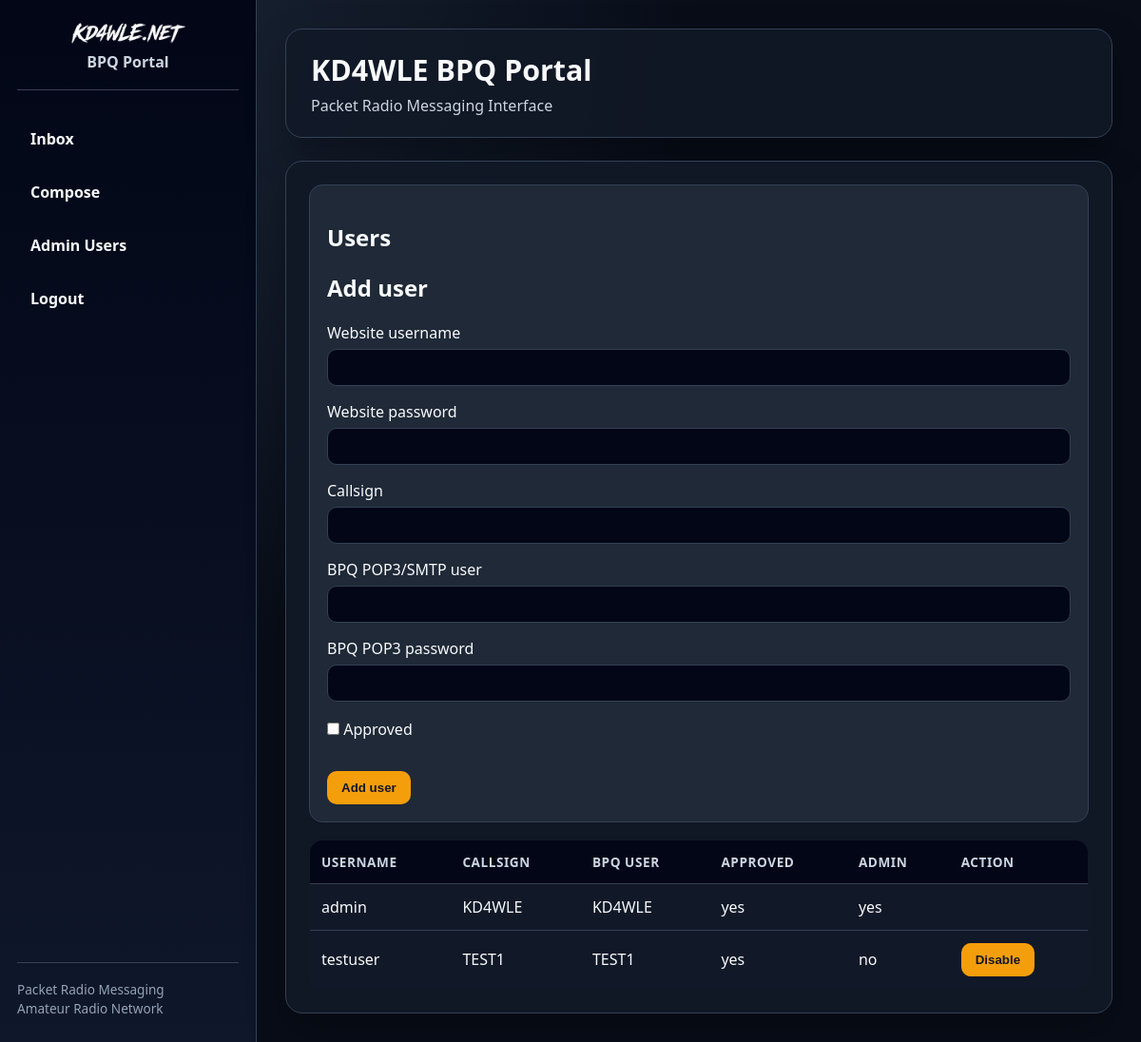
/admin/users (signed in), run on an earlier commit of the app's database.
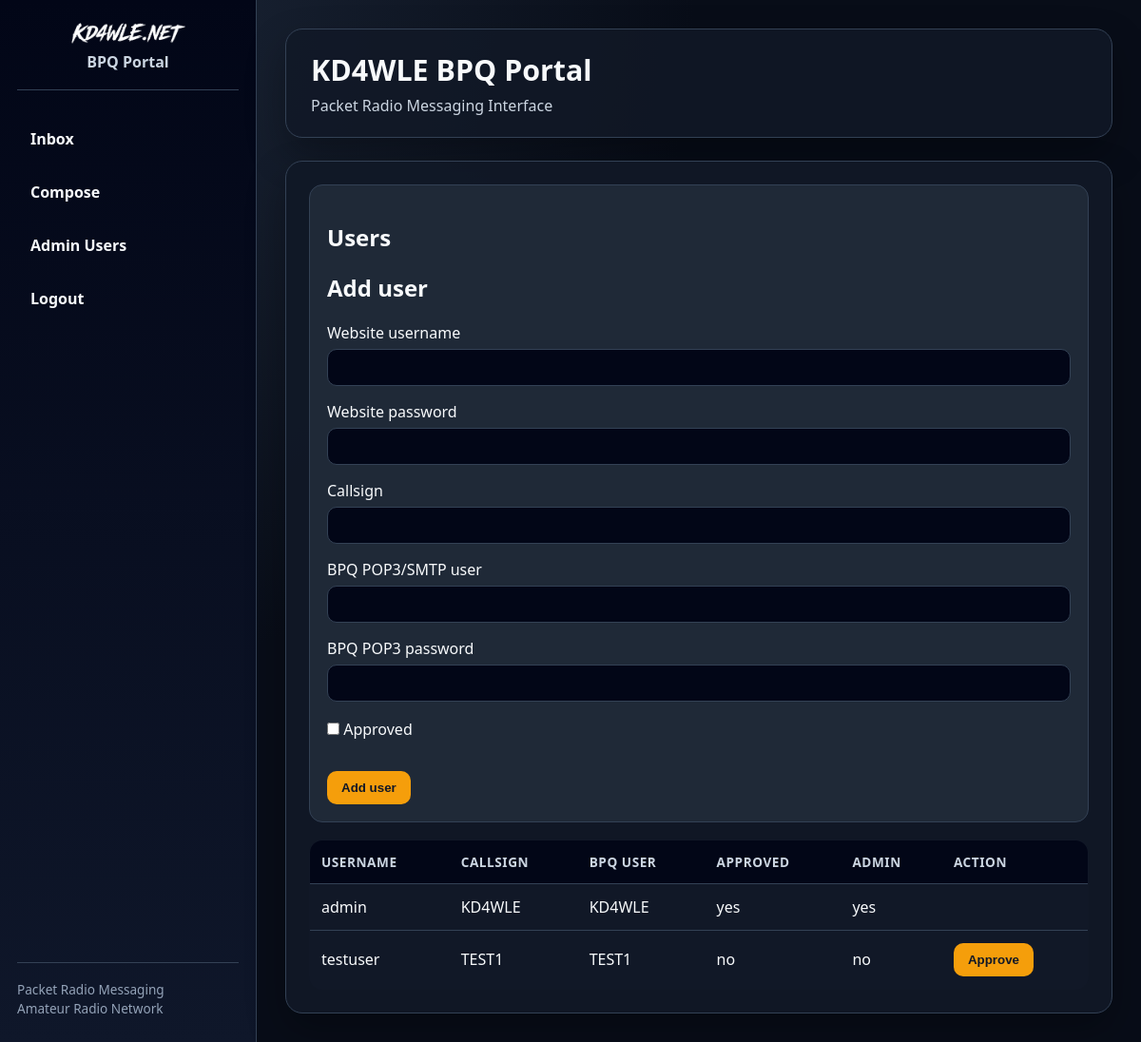
And on a later commit of the database.
### tables this page shows
CREATE TABLE users (
                id INTEGER PRIMARY KEY AUTOINCREMENT,
                username TEXT NOT NULL UNIQUE,
                password_hash TEXT NOT NULL,
                callsign TEXT NOT NULL,
                bpq_user TEXT NOT NULL,
                bpq_password TEXT NOT NULL,
                approved INTEGER NOT NULL DEFAULT 0,
                is_admin INTEGER NOT NULL DEFAULT 0
            );

### app.py (the view)
@app.get("/admin/users", response_class=HTMLResponse)
def admin_users(request: Request):
    require_admin(request)
    with db() as conn:
        users = conn.execute("SELECT * FROM users ORDER BY username").fetchall()
    return templates.TemplateResponse("admin_users.html", {"request": request, "users": users})

### templates/admin_users.html
{% extends "base.html" %}
{% block content %}
<div class="card">
  <h1>Users</h1>
  <form method="post" action="/admin/users/add">
    <h2>Add user</h2>
    <label>Website username</label><input name="username" required>
    <label>Website password</label><input name="password" type="password" required>
    <label>Callsign</label><input name="callsign" required>
    <label>BPQ POP3/SMTP user</label><input name="bpq_user" required>
    <label>BPQ POP3 password</label><input name="bpq_password" type="password" required>
    <label><input type="checkbox" name="approved" style="width:auto;"> Approved</label><br><br>
    <button type="submit">Add user</button>
  </form>
</div>
<table>
  <thead><tr><th>Username</th><th>Callsign</th><th>BPQ User</th><th>Approved</th><th>Admin</th><th>Action</th></tr></thead>
  <tbody>
  {% for u in users %}
    <tr>
      <td>{{ u.username }}</td>
      <td>{{ u.callsign }}</td>
      <td>{{ u.bpq_user }}</td>
      <td>{{ "yes" if u.approved else "no" }}</td>
      <td>{{ "yes" if u.is_admin else "no" }}</td>
      <td>
        {% if not u.is_admin %}
        <form method="post" action="/admin/users/{{ u.id }}/toggle">
          <button type="submit">{{ "Disable" if u.approved else "Approve" }}</button>
        </form>
        {% endif %}
      </td>
    </tr>
  {% endfor %}
  </tbody>
</table>
{% endblock %}

### templates/base.html (shortened to what this page needs)
<!doctype html>
<html lang="en">
<head>
  <link rel="stylesheet" href="/static/css/kd4wle.css">
</head>
<body>
  <div class="app-shell">
    <aside class="sidebar">
      <div class="brand">
        <div class="brand-center">
          <img src="/static/img/logo.png" alt="KD4WLE" class="brand-logo">
          <div class="brand-subtitle">BPQ Portal</div>
        </div>
      </div>
      <nav class="side-nav">
        <a href="/">Inbox</a>
        <a href="/compose">Compose</a>
        <a href="/admin/users">Admin Users</a>
        <a href="/logout">Logout</a>
      </nav>
      <div class="sidebar-footer">
        Packet Radio Messaging<br>
        Amateur Radio Network
      </div>
    </aside>
    <main class="main-panel">
      <header class="topbar">
        <div>
          <h1>KD4WLE BPQ Portal</h1>
          <p>Packet Radio Messaging Interface</p>
        </div>
      </header>
      <section class="content-card">
        {% block content %}{% endblock %}
      </section>
    </main>
  </div>
</body>
</html>

### static/css/kd4wle.css (style rules this page uses)
:root { --bg: #080d18; --sidebar: #0f172a; --panel: #111827; --panel-soft: #1f2937; --text: #f8fafc; --muted: #cbd5e1; --dim: #94a3b8; --accent: #f59e0b; --accent-soft: rgba(245, 158, 11, 0.18); --border: #334155; --danger: #dc2626; }
* { box-sizing: border-box; }
body { margin: 0; min-height: 100vh; background: radial-gradient(circle at top left, #1e293b 0, #080d18 45%); color: var(--text); font-family: system-ui, -apple-system, BlinkMacSystemFont, "Segoe UI", sans-serif; }
a { color: var(--accent); text-decoration: none; }
.app-shell { display: flex; min-height: 100vh; }
.sidebar { width: 270px; background: linear-gradient(180deg, #020617 0%, var(--sidebar) 100%); border-right: 1px solid var(--border); padding: 24px 18px; display: flex; flex-direction: column; gap: 28px; }
.brand { display: flex; align-items: center; gap: 14px; padding-bottom: 18px; border-bottom: 1px solid var(--border); }
.brand-logo { width: 82px; height: auto; filter: brightness(0) invert(1); }
.brand-subtitle { color: var(--muted); font-size: .9rem; }
.side-nav { display: flex; flex-direction: column; gap: 10px; }
.side-nav a { display: block; padding: 12px 14px; border-radius: 10px; color: var(--text); font-weight: 700; background: transparent; }
.sidebar-footer { margin-top: auto; color: var(--dim); font-size: .85rem; line-height: 1.5; border-top: 1px solid var(--border); padding-top: 18px; }
.main-panel { flex: 1; padding: 30px; }
.topbar { background: rgba(17, 24, 39, .84); border: 1px solid var(--border); border-radius: 18px; padding: 22px 26px; margin-bottom: 24px; box-shadow: 0 18px 40px rgba(0, 0, 0, .28); }
.topbar h1 { margin: 0; font-size: 1.9rem; }
.topbar p { margin: 6px 0 0; color: var(--muted); }
.content-card { background: rgba(17, 24, 39, .92); border: 1px solid var(--border); border-radius: 18px; padding: 24px; box-shadow: 0 18px 40px rgba(0, 0, 0, .28); }
.card { background: var(--panel-soft); border: 1px solid var(--border); border-radius: 14px; padding: 18px; margin-bottom: 18px; }
h1, h2, h3 { color: var(--text); }
table { width: 100%; border-collapse: collapse; background: var(--panel); border: 1px solid var(--border); border-radius: 14px; overflow: hidden; }
th { background: #020617; color: var(--muted); font-size: .85rem; text-transform: uppercase; letter-spacing: .04em; }
th, td { padding: 13px 12px; border-bottom: 1px solid var(--border); text-align: left; }
input, textarea, select { width: 100%; padding: 11px 12px; margin: 6px 0 16px; background: #020617; color: var(--text); border: 1px solid var(--border); border-radius: 10px; }
button, .button, input[type="submit"] { background: var(--accent); color: #111827; border: 0; border-radius: 10px; padding: 10px 15px; font-weight: 800; cursor: pointer; text-decoration: none; display: inline-block; }
.brand { display: flex; justify-content: center; text-align: center; }
.brand-center { display: flex; flex-direction: column; align-items: center; }
.brand-logo { width: 120px; height: auto; filter: brightness(0) invert(1); }
.brand-subtitle { margin-top: 8px; color: var(--muted); font-size: 1rem; font-weight: 600; }

What changed in the data, as far as the page shows it:
changed users "testuser": approved "yes" → "no"; approved "Disable" → "Approve"
